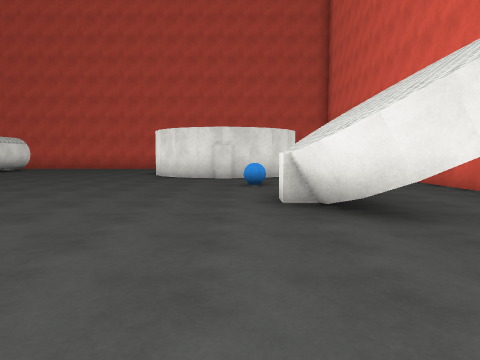
[1] (above)

24 first-person views from a walk through a scene from a Unity 3-D project. The camera is 1.3 m above the floor, tilts 4° down and sees 70° across. The floor is counted in squares, 2 m on a side. Each view is taken from the middle of a square. On the plan, view 1 faces up. The plan holds only what a view shows up to about 10 squares ahead; the rest is blank. The place goes on beyond the plan. The player is left out. Surface patterns are stand-ins for the level's own textures.

[2]
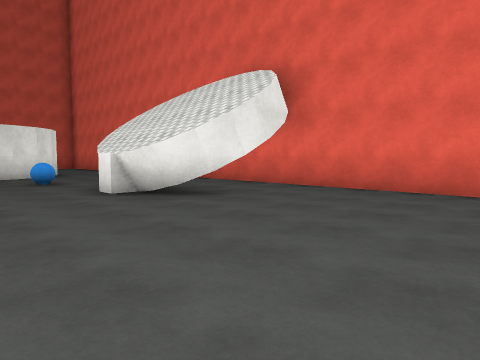

[3]
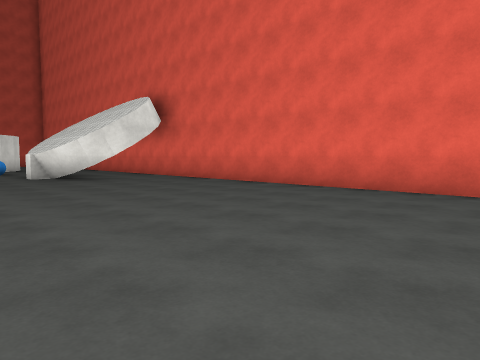

[4]
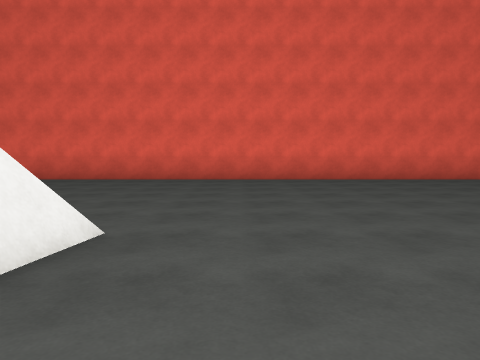

[5]
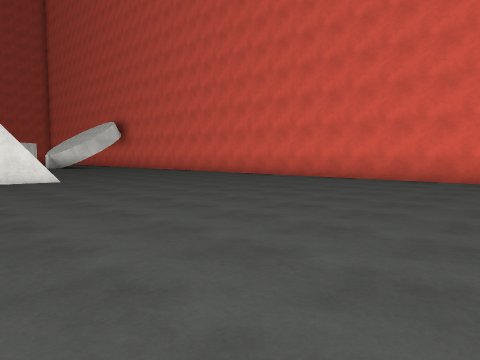

[6]
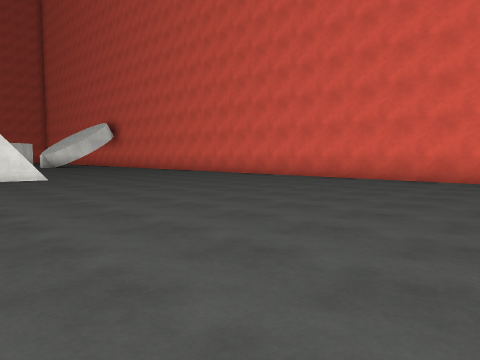

[7]
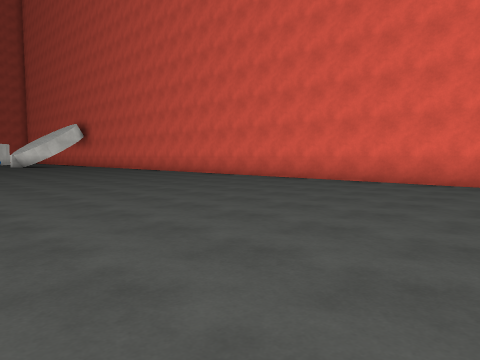

[8]
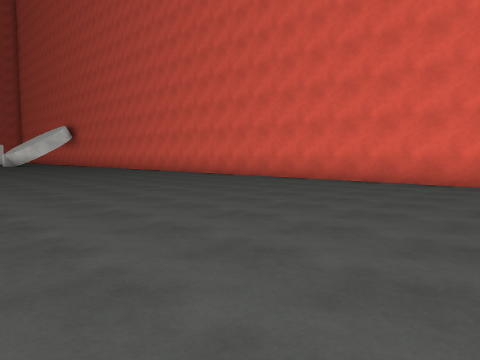

[9]
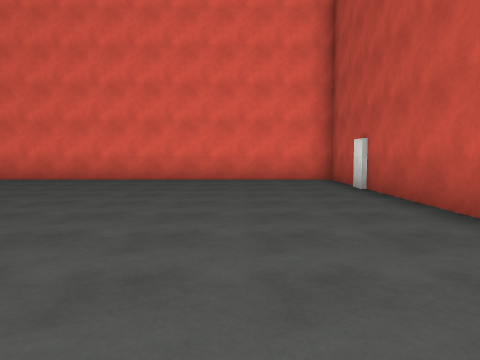

[10]
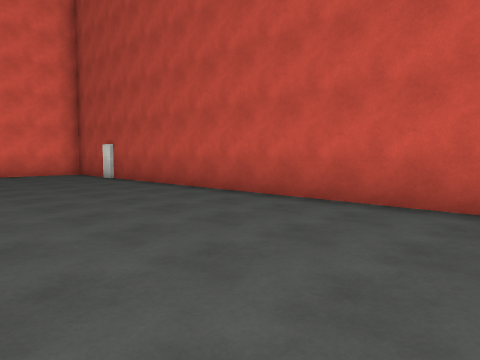

[11]
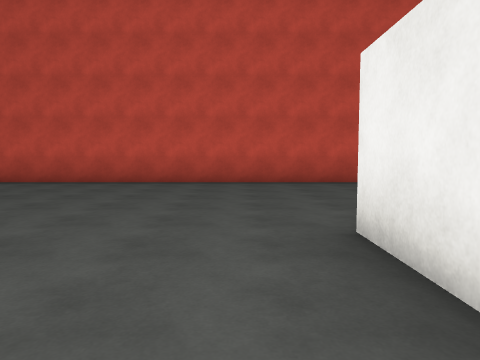

[12]
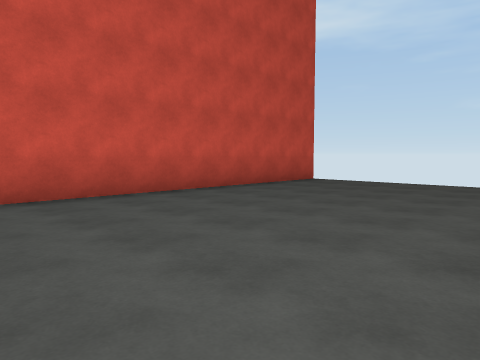

[13]
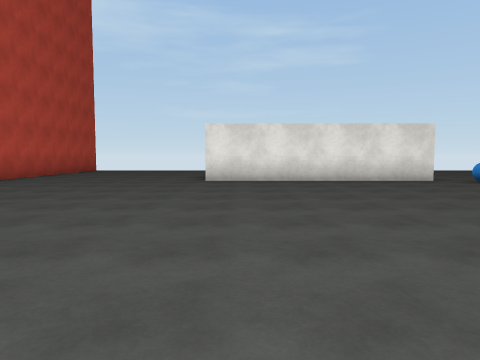

[14]
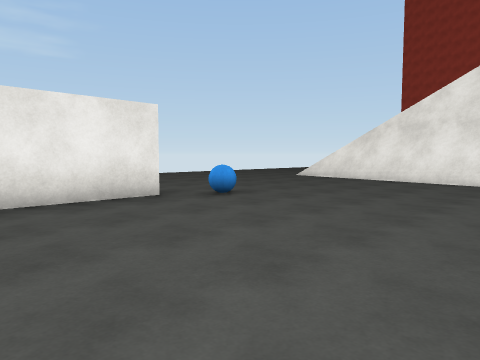

[15]
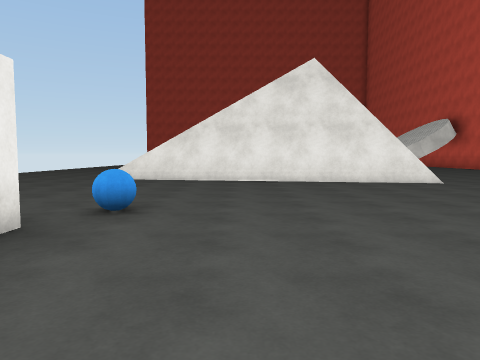

[16]
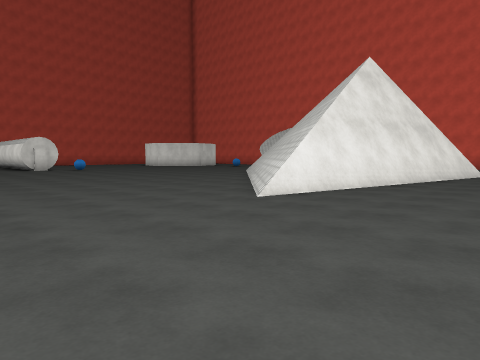

[17]
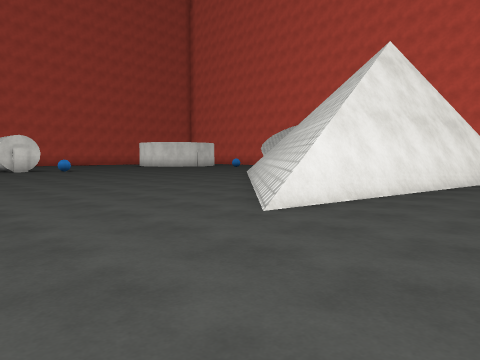

[18]
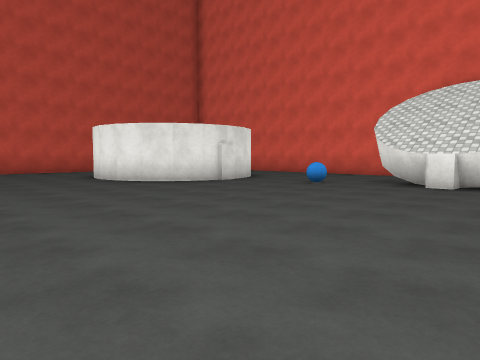

[19]
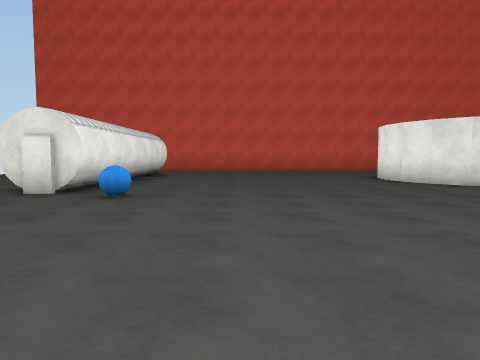

[20]
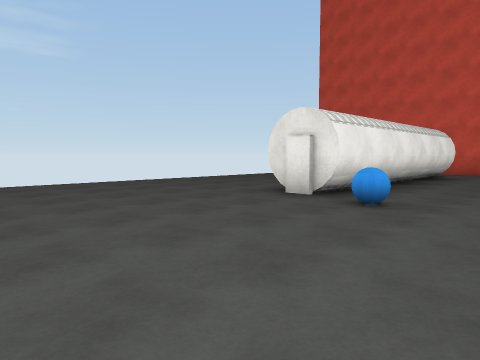

[21]
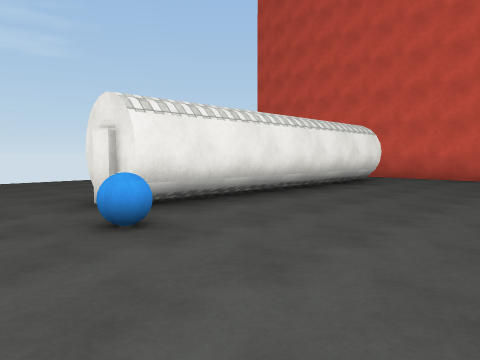

[22]
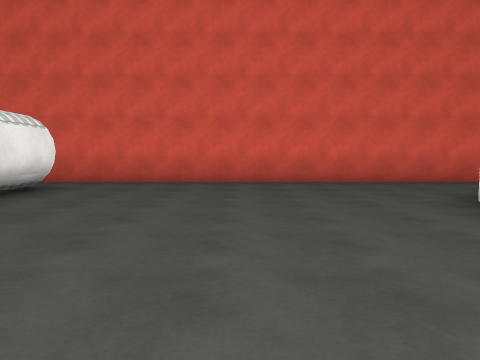

[23]
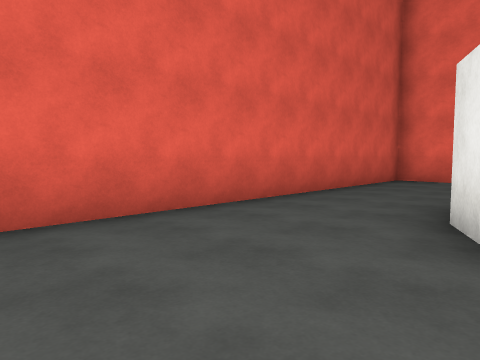

[24]
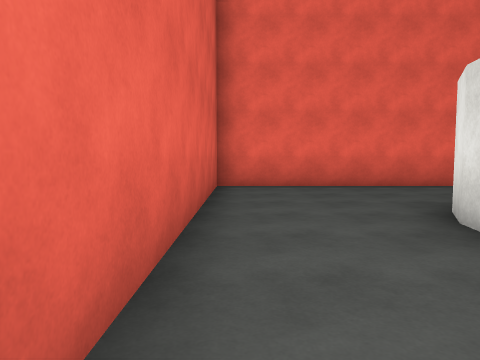

### Floor plan
Key: @ floor where view 1 was taken; # wall or solid block; . floor; / step, stairs or slope; v drop or lower ground; B blue ball; O other object.
Columns run from 16 left of view 1 to 5 right of it. Each row starts with its distance up from view 1.
 18      #################
 17      ................#
 16       #..............#
 15       #........##....#
 14       #.......####...#
 13       #......##    ..#
 12       #......##      #
 11   ... #.......####
 10  .... #........##.
  9  ....##............
  8  ......B........B..
  7  ....................#
  6  ................##..#
  5  ................O#..#
  4     .............##..#
  3    ....  .../ .......#
  2    .....      .......#
  1    ......     .......#
  0   ......./    ..@....#
 -1   ......///   .......#
 -2   ...../////   ......#
 -3   ....//////  .......#
 -4   ...//###vv  .......#
 -5  ........#####.......#
 -6  ....................#
 -7  ....................#
 -8  ....................#
 -9     .................#
-10      ...B............#
-11        #.............#
-12        #.............#
-13        #.............#
-14        #.............#
-15        #.............#
-16        #.............#
-17        #.............#
-18  ....................#
-19  ....................#
-20  ....................#
-21  ....................#
-22 v....................#
-23  #####################

Positions as (right, up) in squares from view 1, and headings:
1: (0, 0), facing up
2: (-2, -1), facing up-right
3: (-2, -6), facing up-right
4: (-5, -7), facing right
5: (-5, -15), facing up-right
6: (-5, -16), facing up-right
7: (-4, -18), facing up-right
8: (-4, -20), facing up-right
9: (-5, -20), facing right
10: (-8, -18), facing down-right
11: (-8, -14), facing down
12: (-7, -17), facing down-left
13: (0, -16), facing left
14: (-4, -14), facing up-left
15: (-7, -14), facing up
16: (-15, -8), facing up-right
17: (-14, -7), facing up-right
18: (-7, 3), facing up-right
19: (-7, 3), facing up
20: (-7, 4), facing up-left
21: (-6, 7), facing up-left
22: (-6, 9), facing up
23: (-5, 14), facing up-right
24: (-3, 17), facing right
